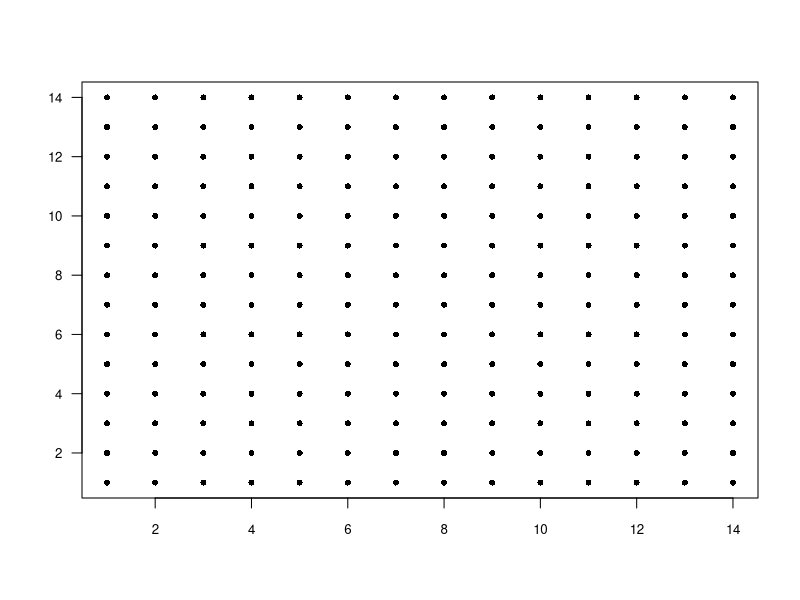

Recreate this plot in R. (Note: a time limit stopped this script after it produced the figure.)
## ---- chunk 1
gitter<-(14*14)
l<-1
k<-1
map <- array(0, dim=c(2,gitter))
for (i in 1:gitter) {
      map[1,i] <- k
      map[2,i] <- l
      k<-k+1
      if(k==sqrt(gitter)+1) {
        k<-1
        l<-l+1
      }
}
ordering <- sample.int(size=gitter,n=gitter,replace = FALSE) #give every citiy a number in the first tour

mapplan <- data.frame(x=map[1,],y=map[2,],ordering)
plot(x=mapplan$x,y=mapplan$y,xlab = "",ylab = "",pch=16,cex=0.8,cex.main=1.5,cex.lab=1,cex.axis=0.8,las=1,bty="o")

#mapplan <- mapplan[order(mapplan$ordering),]
mapplan
#data <- read.csv("nrw1379.tsp",header = FALSE,skip = 6,nrows = 1379,sep = "")
#data
#mapplan<- data.frame(x=data$V2,y=data$V3,ordering=data$V1)
#mapplan["ordering"] <- sample.int(size = 1379, n=1379,replace = FALSE)
## ---- chunk 2
distance_two_points <- function(dataframe,x,y){
  return(sqrt((dataframe[x,"x"]-dataframe[y,"x"])^2+(dataframe[x,"y"]-dataframe[y,"y"])^2))
}
distance_overall <- function(dataframe){
  N<-length(dataframe$x)
  distanceold <- 0
  distancenew <- 0
  for (i in 1:N) {
    if(i==N) distancenew <- distance_two_points(dataframe,i,1)
    else distancenew <- distance_two_points(dataframe,i,i+1)
    distanceold <- distanceold + distancenew
  }
  return(distanceold)
}
## ---- chunk 3
Value0<-numeric()
Value1<-numeric()
mapplan01 <- mapplan[order(mapplan$ordering),]
SA <- function(dataframe, Temp=100, alpha=0.5){
  N <- length(dataframe$x)
  Sold <- distance_overall(dataframe)
  Snull <-distance_overall(dataframe)
  y <- dataframe
  k <- 0
  while(k < 1){
    for (i in 1:N) {
      place <- sample.int(size = 1, n=N)
      y[(place),"ordering"] <- sample.int(size = 1, n=N)
      y <- y[order(y$ordering),]
      y[,"ordering"]<-c(1:N)
      Snew <- distance_overall(y)
      accept <- FALSE
      if (Snew < Sold) accept <- TRUE
      else accept <-TRUE
      if (accept){
        dataframe <- y
        Sold <- Snew
      }
      else{
        y <- dataframe
      }
    }
    k <- k+1
    Value0 <- append(Value0, Sold)
    Value1 <-append(Value1,abs(Snull-Sold))
  }
  erg <- list(Value0=Value0,Value1=Value1)
  return(erg)
}
delta_H <- numeric()
for (i in 1:10) {
  delta_H <- append(delta_H,SA(mapplan01))
}
## ---- chunk 4
T_s =10*max(delta_H$Value1)
T_s
T_middle = 1/10*max(delta_H$Value1)
T_middle
T_end <- T_middle*10^(-3)
T_end
## ---- chunk 5
erste_Ordnung <- mapplan[order(mapplan$ordering),]
distance_overall(erste_Ordnung)
## ---- chunk 6
Path <- numeric()
Mittelwerte <- numeric()
Akzeptanzrate_temp_all<-numeric()
Akzeptanzrate_temp_Temp_all<-numeric()
Akzeptanzrate_echt_all<-numeric()
Akzeptanzrate_echt_Temp_all<-numeric()

Akzeptanzrate_temp_allmean<-numeric()
Akzeptanzrate_temp_Temp_allmean<-numeric()
Akzeptanzrate_echt_allmean<-numeric()
Akzeptanzrate_echt_Temp_allmean<-numeric()

Varianzen <- numeric()
Temperaturen <- numeric()
Zwischenspeicher_x<-numeric()
Zwischenspeicher_y<-numeric()
Zwischenspeicher_ordering<-numeric()
Abweichung <- 1000
SA_new <- function(dataframe, Temp=T_s){
  alpha <- 0.99
  N <- length(dataframe$x)
  Sold <- distance_overall(dataframe)
  y <- dataframe
  k <- 0
  iter <- 0
  Kuchen<-gitter
  while((Sold-gitter)/gitter>0.15){
    
 #   if(Temp>100) {
#      alpha <- 0.8
#     Kuchen <-10
#   }
#    else if(Temp<=100 && Temp>=0.1) {
#      alpha <- 0.998
#      Kuchen <-100
#    }
#    else if(Temp<0.1) {
#      alpha <- 0.8
#      Kuchen <-10
#    }
    
    S_first <- distance_overall(dataframe)
    
Akzeptanzrate_echt <- numeric()
Akzeptanzrate_echt_Temp <- numeric()
Akzeptanzrate_temp <- numeric()
Akzeptanzrate_temp_Temp <- numeric()
    
    for (i in 1:1) {
      Speicher_frame <- dataframe
      y<-dataframe
      Sold <- distance_overall(dataframe)
      Akzeptor_echt <- TRUE
      Akzeptor_temp <- TRUE
      for (j in 1:Kuchen) {
        if(Akzeptor_echt){
          Start_accept_echt <- as.double(Sys.time())
          Akzeptor_echt <- FALSE
        }
        if(Akzeptor_temp){
          Start_accept_temp <- Start_accept_echt
          Akzeptor_temp <- FALSE
        }
        place <- sample.int(size = 1, n=N)
        y[(place),"ordering"] <- sample.int(size = 1, n=N)
        y <- y[order(y$ordering),]
        y[,"ordering"]<-c(1:N)
        Snew <- distance_overall(y)
        accept <- FALSE

        if (Snew < Sold){
          accept <- TRUE
          Akzeptor_echt <- TRUE
          Ende <- as.double(Sys.time())
          Akzeptanzrate_echt <- append(Akzeptanzrate_echt, Ende - Start_accept_echt)
          Akzeptanzrate_echt_Temp <- append(Akzeptanzrate_echt_Temp, Temp)
        }
        else if (runif(1) < exp((Sold-Snew)/Temp)){ 
          accept <-TRUE
          Akzeptor_temp <- TRUE
          Ende <- as.double(Sys.time())
          Akzeptanzrate_temp <- append(Akzeptanzrate_temp, Ende - Start_accept_temp)
          Akzeptanzrate_temp_Temp <- append(Akzeptanzrate_temp_Temp, Temp)
        }
        if (accept){
          dataframe <- y
          Sold <- Snew
        }
        else{
          y <- dataframe
        }
      }
    Path<-append(Path,Sold)
    Zwischenspeicher_ordering <- append(Zwischenspeicher_ordering,dataframe[,"ordering"])
    Zwischenspeicher_x<-append(Zwischenspeicher_x,dataframe[,"x"])
    Zwischenspeicher_y<-append(Zwischenspeicher_y,dataframe[,"y"])
    dataframe <-Speicher_frame
    }
    Akzeptanzrate_temp_allmean<-append(Akzeptanzrate_temp_allmean,mean(Akzeptanzrate_temp))
    Akzeptanzrate_temp_Temp_allmean<-append(Akzeptanzrate_temp_Temp_allmean,mean(Akzeptanzrate_temp_Temp))
    Akzeptanzrate_echt_allmean<-append(Akzeptanzrate_echt_allmean,mean(Akzeptanzrate_echt))
    Akzeptanzrate_echt_Temp_allmean<-append(Akzeptanzrate_echt_Temp_allmean,mean(Akzeptanzrate_echt_Temp))
    
    Mittelwerte <- append(Mittelwerte,mean(Path))
    Varianzen <- append(Varianzen,var(Path))
    Temperaturen <- append(Temperaturen,Temp)
    dataframe[,"ordering"] <- Zwischenspeicher_ordering
    dataframe[,"x"] <- Zwischenspeicher_x
    dataframe[,"y"] <- Zwischenspeicher_y
    Sold<-Path
   
    #dataframe<-dataframe[order(dataframe$start_position, dataframe$ordering),]
    Abweichung <- 1000
    print(Path)
    #print(Sold)
    
    Path<-numeric()
    
    Zwischenspeicher_x<-numeric()
    Zwischenspeicher_y<-numeric()
    Zwischenspeicher_start<-numeric()
    Zwischenspeicher_ordering<-numeric()
    
    Temp <- Temp*alpha
    k <- k+1
    print(Temp)
  }
  df <- data.frame(Temperaturen = Temperaturen ,Mittelwerte=Mittelwerte,Varianzen=Varianzen,Akzeptanzrate_echt_allmean=Akzeptanzrate_echt_allmean, Akzeptanzrate_echt_Temp_allmean=Akzeptanzrate_echt_Temp_allmean, Akzeptanzrate_temp_allmean=Akzeptanzrate_temp_allmean, Akzeptanzrate_temp_Temp_allmean=Akzeptanzrate_temp_Temp_allmean)
 # write.csv(df, "nrw1379_Lin_2_opt_OV.txt",row.names = FALSE)
  #write.csv(dataframe,"nrw1379_Lin_2_opt_Path_OV.txt",row.names = FALSE)
  erg <- list(dataframe=dataframe, Mittelwerte=Mittelwerte, Varianzen=Varianzen, Temperaturen=Temperaturen,Akzeptanzrate_echt_all=Akzeptanzrate_echt_all, Akzeptanzrate_echt_Temp_all=Akzeptanzrate_echt_Temp_all, Akzeptanzrate_temp_all=Akzeptanzrate_temp_all, Akzeptanzrate_temp_Temp_all=Akzeptanzrate_temp_Temp_all,Akzeptanzrate_echt_allmean=Akzeptanzrate_echt_allmean, Akzeptanzrate_echt_Temp_allmean=Akzeptanzrate_echt_Temp_allmean, Akzeptanzrate_temp_allmean=Akzeptanzrate_temp_allmean, Akzeptanzrate_temp_Temp_allmean=Akzeptanzrate_temp_Temp_allmean)
  return(erg)
}
## ---- chunk 7
mapplan_in_use <- mapplan[order(mapplan$ordering),]
## ---- chunk 8
Zeit_start <- as.double(Sys.time())
erg<-SA_new(mapplan_in_use)
Ende <- as.double(Sys.time()) - Zeit_start
print(Ende)
## ---- chunk 9
plot(erg$Akzeptanzrate_echt_Temp_allmean,1/erg$Akzeptanzrate_echt_allmean, pch=16,cex=0.8,log="x",col="blue")
points(erg$Akzeptanzrate_temp_Temp_allmean, 1/erg$Akzeptanzrate_temp_allmean, pch=16,cex=0.8,col="red")
## ---- chunk 10

ordered_mapplan <- erg$dataframe
plot(x=erg$Temperaturen,y=erg$Mittelwerte,xlab = "temperature T",ylab = "Distance",main="",pch=16,cex=0.8,cex.main=1.5,cex.lab=1,cex.axis=0.8,las=1,bty="o",log="x")
#axis(1,at=c(1e-5,1e-3,1e-1,1e1,1e2),labels = c("0.00001","0.001","0.1","10","1000"))

## ---- chunk 11
# length(ordered_mapplan$x)
plot(x=ordered_mapplan$x,y=ordered_mapplan$y,xlab = "x",ylab = "y",main="Path",pch=16,cex=0.8,cex.main=1.5,cex.lab=1,cex.axis=0.8,las=1,bty="o")
#pch type of the points
# cex size of the points
# las upright labels


s <- seq(length(ordered_mapplan$x)-1)
arrows(ordered_mapplan$x[s],ordered_mapplan$y[s],ordered_mapplan$x[s+1],ordered_mapplan$y[s+1],length = 0.08,angle = 25, lwd = 1.5)
arrows(ordered_mapplan$x[length(ordered_mapplan$x)],ordered_mapplan$y[length(ordered_mapplan$x)],ordered_mapplan$x[1],ordered_mapplan$y[1],length = 0.08,angle = 25, lwd = 1.5)

#lty linetype 
# 1 = straight line 2= dotted 3 = smaller dotted
#lwd linewith
erg$Mittelwerte[length(erg$Mittelwerte)]
length(erg$Mittelwerte)
